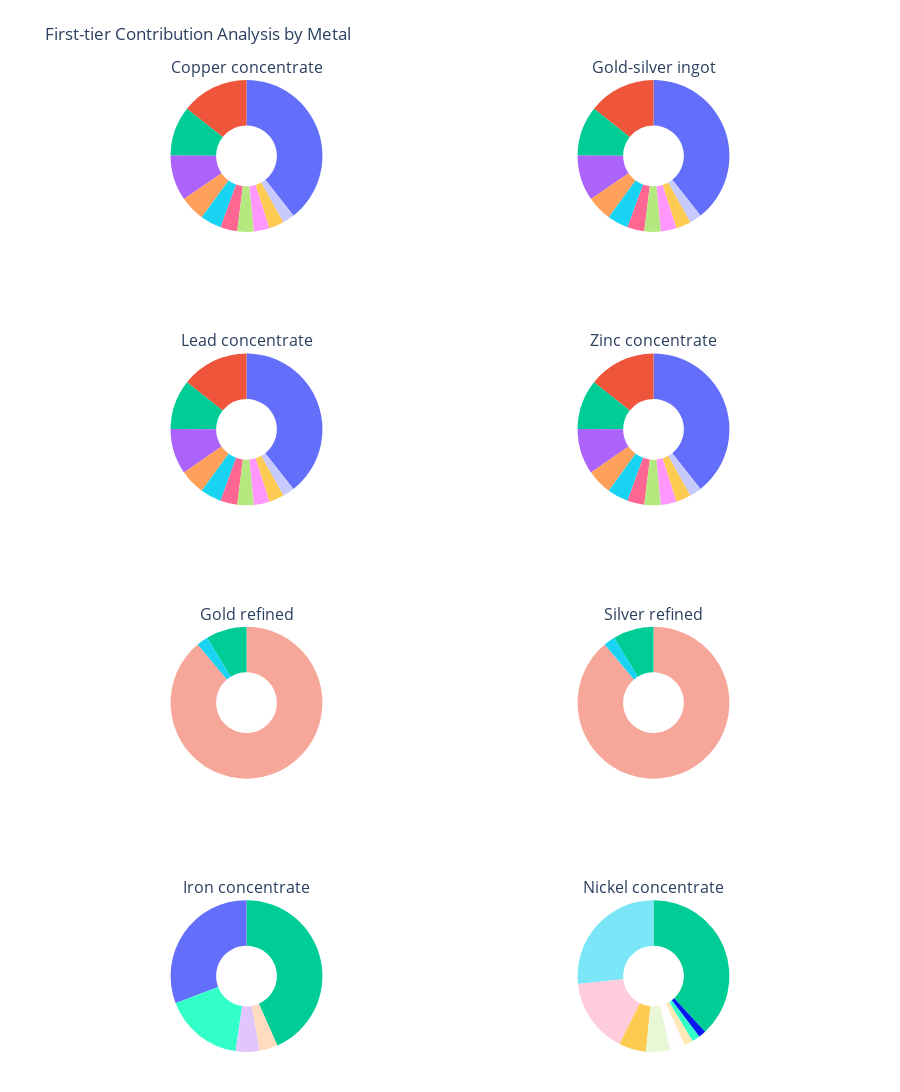

Notebook code for this chart:
### Code cell
plot_contribution_subplots(
    ca_ri_eq,
    plot_type="pie",               # or "bar"
    output_folder="results/CA",       # will be created if it doesn't exist
    filename="ca_ri_eq.html"
)

### Figure 1 — Plotly figure (JSON) as saved in the notebook; plotly's stock layout.template omitted (floating-point values rounded to 4 significant figures)
{"data": [{"hole": 0.4, "hoverinfo": "label+percent+text", "hovertext": ["electricity, high voltage<br>Location: CA<br>Impact: 0.529395505284358", "cement, Portland<br>Location: CA<br>Impact: 0.19267247619609626", "diesel, burned in building machine<br>Location: CA<br>Impact: 0.14228060613032825", "chromium<br>Location: RoW<br>Impact: 0.13036789117260522", "copper sulfate<br>Location: CA<br>Impact: 0.07179977872708351", "heat, district or industrial, natural gas<br>Location: CA-QC<br>Impact: 0.06020600337620035", "steel, unalloyed<br>Location: CA<br>Impact: 0.04854432262425602", "hydrogen peroxide, without water, in 50% solution state<br>Location: CA<br>Impact: 0.047124836746264616", "sodium cyanide<br>Location: CA<br>Impact: 0.04492865780088865", "mine infrastructure, underground, non-ferrous metal<br>Location: CA<br>Impact: 0.04298167757271337", "quicklime, milled, loose<br>Location: CA<br>Impact: 0.03367713269028562"], "labels": ["market group for electricity, high voltage", "consumption market for cement, Portland", "technology mix for diesel, burned in building machine", "consumption market for chromium", "consumption market for copper sulfate", "market for heat, district or industrial, natural gas", "consumption market for steel, unalloyed", "consumption market for hydrogen peroxide, without water, in 50% solution state", "consumption market for sodium cyanide", "technology mix for mine infrastructure, underground, non-ferrous metal", "consumption market for quicklime, milled, loose"], "textinfo": "none", "values": [27.37, 9.961, 7.356, 6.74, 3.712, 3.112, 2.51, 2.436, 2.323, 2.222, 1.741], "type": "pie", "domain": {"x": [0.0, 0.45], "y": [0.8438, 1.0]}}, {"hole": 0.4, "hoverinfo": "label+percent+text", "hovertext": ["electricity, high voltage<br>Location: CA<br>Impact: 1473.010993479003", "cement, Portland<br>Location: CA<br>Impact: 536.0995186863687", "diesel, burned in building machine<br>Location: CA<br>Impact: 395.8871862281034", "chromium<br>Location: RoW<br>Impact: 362.740776937223", "copper sulfate<br>Location: CA<br>Impact: 199.7785442805096", "heat, district or industrial, natural gas<br>Location: CA-QC<br>Impact: 167.5195651669569", "steel, unalloyed<br>Location: CA<br>Impact: 135.07164337957857", "hydrogen peroxide, without water, in 50% solution state<br>Location: CA<br>Impact: 131.1220097266702", "sodium cyanide<br>Location: CA<br>Impact: 125.01127456195", "mine infrastructure, underground, non-ferrous metal<br>Location: CA<br>Impact: 119.59391976471206", "quicklime, milled, loose<br>Location: CA<br>Impact: 93.70458605423215"], "labels": ["market group for electricity, high voltage", "consumption market for cement, Portland", "technology mix for diesel, burned in building machine", "consumption market for chromium", "consumption market for copper sulfate", "market for heat, district or industrial, natural gas", "consumption market for steel, unalloyed", "consumption market for hydrogen peroxide, without water, in 50% solution state", "consumption market for sodium cyanide", "technology mix for mine infrastructure, underground, non-ferrous metal", "consumption market for quicklime, milled, loose"], "textinfo": "none", "values": [27.37, 9.961, 7.356, 6.74, 3.712, 3.112, 2.51, 2.436, 2.323, 2.222, 1.741], "type": "pie", "domain": {"x": [0.55, 1.0], "y": [0.8438, 1.0]}}, {"hole": 0.4, "hoverinfo": "label+percent+text", "hovertext": ["electricity, high voltage<br>Location: CA<br>Impact: 0.23691101328170863", "cement, Portland<br>Location: CA<br>Impact: 0.08622330773774659", "diesel, burned in building machine<br>Location: CA<br>Impact: 0.06367232481614293", "chromium<br>Location: RoW<br>Impact: 0.05834123805133484", "copper sulfate<br>Location: CA<br>Impact: 0.03213128589465268", "heat, district or industrial, natural gas<br>Location: CA-QC<br>Impact: 0.02694292853475618", "steel, unalloyed<br>Location: CA<br>Impact: 0.02172418267096775", "hydrogen peroxide, without water, in 50% solution state<br>Location: CA<br>Impact: 0.021088945245758814", "sodium cyanide<br>Location: CA<br>Impact: 0.020106128100347835", "mine infrastructure, underground, non-ferrous metal<br>Location: CA<br>Impact: 0.01923483045219592", "quicklime, milled, loose<br>Location: CA<br>Impact: 0.015070931941125153"], "labels": ["market group for electricity, high voltage", "consumption market for cement, Portland", "technology mix for diesel, burned in building machine", "consumption market for chromium", "consumption market for copper sulfate", "market for heat, district or industrial, natural gas", "consumption market for steel, unalloyed", "consumption market for hydrogen peroxide, without water, in 50% solution state", "consumption market for sodium cyanide", "technology mix for mine infrastructure, underground, non-ferrous metal", "consumption market for quicklime, milled, loose"], "textinfo": "none", "values": [27.37, 9.961, 7.356, 6.74, 3.712, 3.112, 2.51, 2.436, 2.323, 2.222, 1.741], "type": "pie", "domain": {"x": [0.0, 0.45], "y": [0.5625, 0.7188]}}, {"hole": 0.4, "hoverinfo": "label+percent+text", "hovertext": ["electricity, high voltage<br>Location: CA<br>Impact: 0.23943134321023743", "cement, Portland<br>Location: CA<br>Impact: 0.08714057696899921", "diesel, burned in building machine<br>Location: CA<br>Impact: 0.06434968997376146", "chromium<br>Location: RoW<br>Impact: 0.05896188951996607", "copper sulfate<br>Location: CA<br>Impact: 0.03247310808502134", "heat, district or industrial, natural gas<br>Location: CA-QC<br>Impact: 0.0272295554340621", "steel, unalloyed<br>Location: CA<br>Impact: 0.021955290997254642", "hydrogen peroxide, without water, in 50% solution state<br>Location: CA<br>Impact: 0.021313295727096674", "sodium cyanide<br>Location: CA<br>Impact: 0.02032002308013877", "mine infrastructure, underground, non-ferrous metal<br>Location: CA<br>Impact: 0.019439456308070344", "quicklime, milled, loose<br>Location: CA<br>Impact: 0.015231261004328613"], "labels": ["market group for electricity, high voltage", "consumption market for cement, Portland", "technology mix for diesel, burned in building machine", "consumption market for chromium", "consumption market for copper sulfate", "market for heat, district or industrial, natural gas", "consumption market for steel, unalloyed", "consumption market for hydrogen peroxide, without water, in 50% solution state", "consumption market for sodium cyanide", "technology mix for mine infrastructure, underground, non-ferrous metal", "consumption market for quicklime, milled, loose"], "textinfo": "none", "values": [27.37, 9.961, 7.356, 6.74, 3.712, 3.112, 2.51, 2.436, 2.323, 2.222, 1.741], "type": "pie", "domain": {"x": [0.55, 1.0], "y": [0.5625, 0.7188]}}, {"hole": 0.4, "hoverinfo": "label+percent+text", "hovertext": ["blasting<br>Location: CA<br>Impact: 65187.6581270929", "diesel, burned in building machine<br>Location: CA<br>Impact: 6356.332785657872", "heat, district or industrial, natural gas<br>Location: CA-QC<br>Impact: 1793.2079084025397"], "labels": ["technology mix for blasting", "technology mix for diesel, burned in building machine", "market for heat, district or industrial, natural gas"], "textinfo": "none", "values": [55.9, 5.451, 1.538], "type": "pie", "domain": {"x": [0.0, 0.45], "y": [0.2812, 0.4375]}}, {"hole": 0.4, "hoverinfo": "label+percent+text", "hovertext": ["blasting<br>Location: CA<br>Impact: 841.4424554086311", "diesel, burned in building machine<br>Location: CA<br>Impact: 82.04755961827438", "heat, district or industrial, natural gas<br>Location: CA-QC<br>Impact: 23.146732201402653"], "labels": ["technology mix for blasting", "technology mix for diesel, burned in building machine", "market for heat, district or industrial, natural gas"], "textinfo": "none", "values": [55.9, 5.451, 1.538], "type": "pie", "domain": {"x": [0.55, 1.0], "y": [0.2812, 0.4375]}}, {"hole": 0.4, "hoverinfo": "label+percent+text", "hovertext": ["diesel, burned in building machine<br>Location: CA<br>Impact: 0.009361035368387316", "electricity, high voltage<br>Location: CA<br>Impact: 0.0066609619353867975", "ammonium nitrate<br>Location: CA<br>Impact: 0.0036426724484480253", "heat, district or industrial, other than natural gas<br>Location: CA-QC<br>Impact: 0.0010982789102491715", "transport, freight train<br>Location: CA<br>Impact: 0.0008345555777327283"], "labels": ["technology mix for diesel, burned in building machine", "market group for electricity, high voltage", "consumption market for ammonium nitrate", "market for heat, district or industrial, other than natural gas", "technology mix for transport, freight train"], "textinfo": "none", "values": [28.19, 20.06, 10.97, 3.307, 2.513], "type": "pie", "domain": {"x": [0.0, 0.45], "y": [0.0, 0.1562]}}, {"hole": 0.4, "hoverinfo": "label+percent+text", "hovertext": ["diesel, burned in building machine<br>Location: CA<br>Impact: 0.18395164330790423", "cement, CEM II/B<br>Location: CA<br>Impact: 0.12867668273764735", "sand<br>Location: CA<br>Impact: 0.07693613794123501", "mine infrastructure, underground, non-ferrous metal<br>Location: CA<br>Impact: 0.028047892628223013", "soda ash, dense<br>Location: CA<br>Impact: 0.024805474508294012", "diesel, burned in diesel-electric generating set, 10MW<br>Location: GLO<br>Impact: 0.015311362078238803", "sulfidic tailings, from nickel mine operation<br>Location: CA<br>Impact: 0.00920602895827365", "ammonium nitrate<br>Location: CA<br>Impact: 0.008165669591382494", "carboxymethyl cellulose, powder<br>Location: CA<br>Impact: 0.007472992177111738"], "labels": ["technology mix for diesel, burned in building machine", "consumption market for cement, CEM II/B", "consumption market for sand", "technology mix for mine infrastructure, underground, non-ferrous metal", "consumption market for soda ash, dense", "market for diesel, burned in diesel-electric generating set, 10MW", "market for sulfidic tailings, from nickel mine operation", "consumption market for ammonium nitrate", "consumption market for carboxymethyl cellulose, powder"], "textinfo": "none", "values": [29.53, 20.66, 12.35, 4.503, 3.982, 2.458, 1.478, 1.311, 1.2], "type": "pie", "domain": {"x": [0.55, 1.0], "y": [0.0, 0.1562]}}], "layout": {"annotations": [{"font": {"size": 16}, "showarrow": false, "text": "Copper concentrate", "x": 0.225, "xanchor": "center", "xref": "paper", "y": 1.0, "yanchor": "bottom", "yref": "paper"}, {"font": {"size": 16}, "showarrow": false, "text": "Gold-silver ingot", "x": 0.775, "xanchor": "center", "xref": "paper", "y": 1.0, "yanchor": "bottom", "yref": "paper"}, {"font": {"size": 16}, "showarrow": false, "text": "Lead concentrate", "x": 0.225, "xanchor": "center", "xref": "paper", "y": 0.7188, "yanchor": "bottom", "yref": "paper"}, {"font": {"size": 16}, "showarrow": false, "text": "Zinc concentrate", "x": 0.775, "xanchor": "center", "xref": "paper", "y": 0.7188, "yanchor": "bottom", "yref": "paper"}, {"font": {"size": 16}, "showarrow": false, "text": "Gold refined", "x": 0.225, "xanchor": "center", "xref": "paper", "y": 0.4375, "yanchor": "bottom", "yref": "paper"}, {"font": {"size": 16}, "showarrow": false, "text": "Silver refined", "x": 0.775, "xanchor": "center", "xref": "paper", "y": 0.4375, "yanchor": "bottom", "yref": "paper"}, {"font": {"size": 16}, "showarrow": false, "text": "Iron concentrate", "x": 0.225, "xanchor": "center", "xref": "paper", "y": 0.1562, "yanchor": "bottom", "yref": "paper"}, {"font": {"size": 16}, "showarrow": false, "text": "Nickel concentrate", "x": 0.775, "xanchor": "center", "xref": "paper", "y": 0.1562, "yanchor": "bottom", "yref": "paper"}], "title": {"text": "First-tier Contribution Analysis by Metal"}, "margin": {"t": 80, "b": 40}, "showlegend": false, "height": 1600}}
